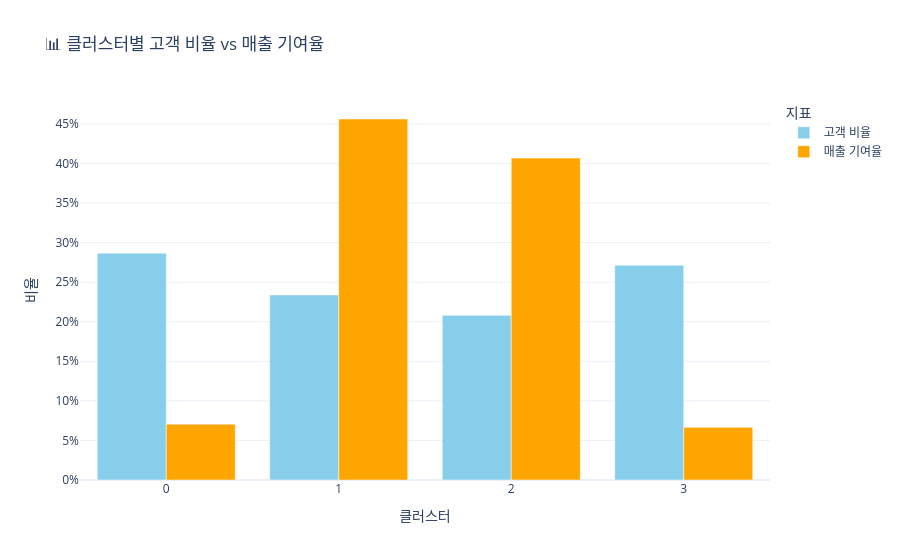

This figure's notebook cell:
### Markdown cell above
1. Cluster 0: 비활성/저가 고객군
- 많은 수의 고객이 포함되어 있으나, 매출에는 거의 기여하지 않음

2. Cluster 1: VIP 고객군
- 소수의 고객이 전체 매출의 절반 가까이를 담당

3. Cluster 2: 충성 고객군 (잠재 이탈)
- 과거 지출은 컸지만 최근 방문은 적음

4. Cluster 3: 신규/저가 고객군
-  최근 방문 고객이나 구매력이 낮음

### Code cell
import plotly.graph_objects as go

# 클러스터별 고객 수와 전체 고객 대비 비율
cluster_counts = df_rfm['Segment'].value_counts().sort_index()
customer_ratio = cluster_counts / cluster_counts.sum()

# 클러스터별 총 매출(Monetary 합계) 및 비율
monetary_by_cluster = df_rfm.groupby('Segment')['Monetary'].sum()
sales_ratio = monetary_by_cluster / monetary_by_cluster.sum()

# Plotly 이중 바 차트
fig = go.Figure()

# 고객 비율 막대
fig.add_trace(go.Bar(
    x=customer_ratio.index.astype(str),
    y=customer_ratio.values,
    name='고객 비율',
    marker_color='skyblue'
))

# 매출 기여율 막대
fig.add_trace(go.Bar(
    x=sales_ratio.index.astype(str),
    y=sales_ratio.values,
    name='매출 기여율',
    marker_color='orange'
))

# 그래프 레이아웃 설정
fig.update_layout(
    title='📊 클러스터별 고객 비율 vs 매출 기여율',
    xaxis_title='클러스터',
    yaxis_title='비율',
    barmode='group',
    yaxis_tickformat='.0%',
    legend=dict(title='지표'),
    template='plotly_white'
)

fig.show()

### Figure 1 — Plotly figure (JSON) as saved in the notebook; plotly's stock layout.template omitted (floating-point values rounded to 4 significant figures)
{"data": [{"marker": {"color": "skyblue"}, "name": "고객 비율", "type": "bar", "x": ["0", "1", "2", "3"], "y": [0.2866, 0.2339, 0.208, 0.2714]}, {"marker": {"color": "orange"}, "name": "매출 기여율", "type": "bar", "x": ["0", "1", "2", "3"], "y": [0.07054, 0.4562, 0.4068, 0.06651]}], "layout": {"barmode": "group", "legend": {"title": {"text": "지표"}}, "title": {"text": "📊 클러스터별 고객 비율 vs 매출 기여율"}, "xaxis": {"title": {"text": "클러스터"}}, "yaxis": {"tickformat": ".0%", "title": {"text": "비율"}}}}
